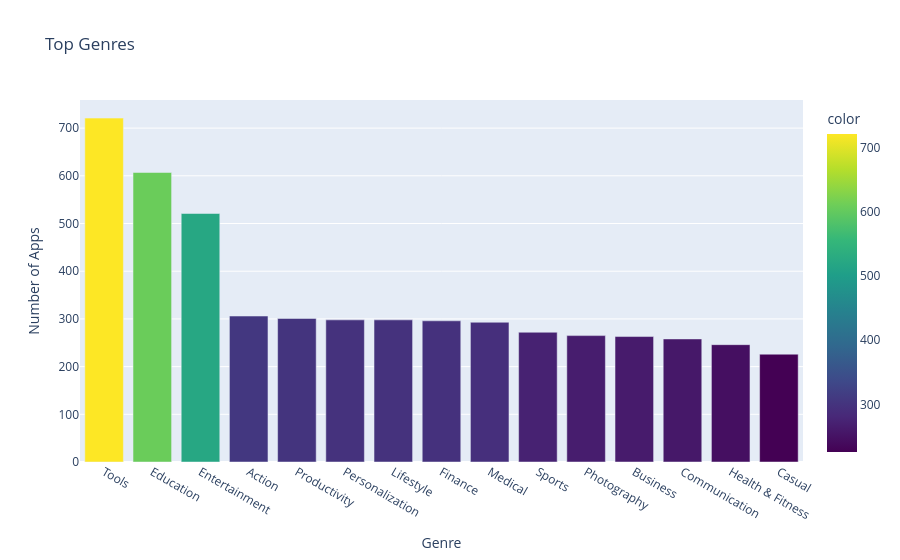

Source (notebook cell):
### Markdown cell above
**Challenge**: Can you create this chart with the Series containing the genre data? 

<img src=https://imgur.com/DbcoQli.png width=400>

Try experimenting with the built in colour scales in Plotly. You can find a full list [here](https://plotly.com/python/builtin-colorscales/). 

* Find a way to set the colour scale using the color_continuous_scale parameter. 
* Find a way to make the color axis disappear by using coloraxis_showscale.

### Code cell
bar = px.bar(x = num_genres.index[:15], # index = category name
            y = num_genres.values[:15], # count
            title='Top Genres',
            hover_name=num_genres.index[:15],
            color=num_genres.values[:15],
            color_continuous_scale='viridis')

bar.update_layout(xaxis_title='Genre', yaxis_title='Number of Apps', coloraxis_showscale=True)

bar.show()

### Figure 1 — Plotly figure (JSON) as saved in the notebook; plotly's stock layout.template omitted (floating-point values rounded to 4 significant figures)
{"data": [{"hovertemplate": "<b>%{hovertext}</b><br><br>x=%{x}<br>y=%{y}<br>color=%{marker.color}<extra></extra>", "hovertext": ["Tools", "Education", "Entertainment", "Action", "Productivity", "Personalization", "Lifestyle", "Finance", "Medical", "Sports", "Photography", "Business", "Communication", "Health & Fitness", "Casual"], "legendgroup": "", "marker": {"color": [721, 607, 521, 306, 301, 298, 298, 296, 293, 272, 265, 263, 258, 246, 226], "coloraxis": "coloraxis", "pattern": {"shape": ""}}, "name": "", "orientation": "v", "showlegend": false, "textposition": "auto", "type": "bar", "x": ["Tools", "Education", "Entertainment", "Action", "Productivity", "Personalization", "Lifestyle", "Finance", "Medical", "Sports", "Photography", "Business", "Communication", "Health & Fitness", "Casual"], "xaxis": "x", "y": [721, 607, 521, 306, 301, 298, 298, 296, 293, 272, 265, 263, 258, 246, 226], "yaxis": "y"}], "layout": {"barmode": "relative", "coloraxis": {"colorbar": {"title": {"text": "color"}}, "colorscale": [[0, "#440154"], [0.1111, "#482878"], [0.2222, "#3e4989"], [0.3333, "#31688e"], [0.4444, "#26828e"], [0.5556, "#1f9e89"], [0.6667, "#35b779"], [0.7778, "#6ece58"], [0.8889, "#b5de2b"], [1, "#fde725"]], "showscale": true}, "legend": {"tracegroupgap": 0}, "title": {"text": "Top Genres"}, "xaxis": {"anchor": "y", "domain": [0, 1], "title": {"text": "Genre"}}, "yaxis": {"anchor": "x", "domain": [0, 1], "title": {"text": "Number of Apps"}}}}
